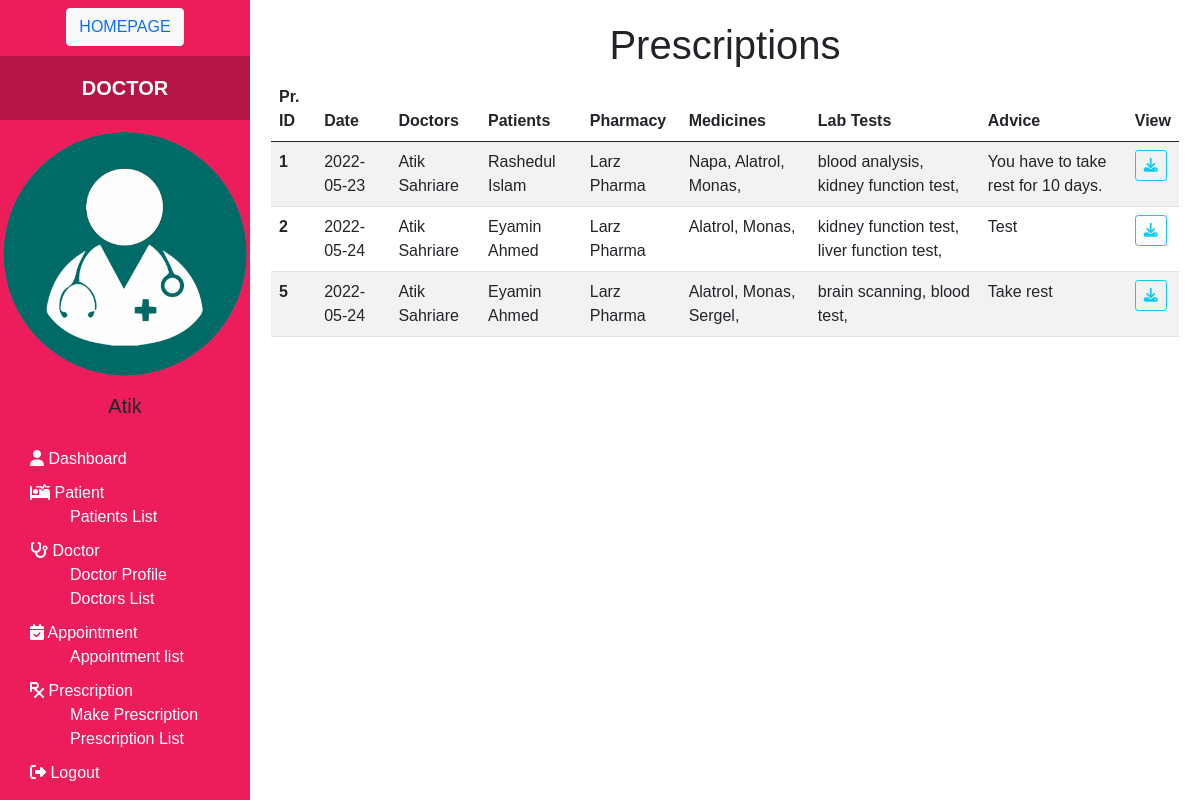
Page /prescription_list.php (signed in) on the committed database.
### tables this page shows
CREATE TABLE `prescription` (
  `prescription_id` int(11) NOT NULL,
  `pres_date` date NOT NULL,
  `patient_id` int(11) NOT NULL,
  `doctor_id` int(11) NOT NULL,
  `pharmacy_name` varchar(255) NOT NULL,
  `medicine_name` varchar(255) NOT NULL,
  `lab_test_name` varchar(255) NOT NULL,
  `advice` text NOT NULL
);

CREATE TABLE `users` (
  `user_id` int(11) NOT NULL,
  `role` enum('patient','doctor','admin') NOT NULL,
  `username` varchar(255) NOT NULL,
  `password` varchar(255) NOT NULL,
  `first_name` varchar(255) NOT NULL,
  `last_name` varchar(255) NOT NULL,
  `phone` varchar(255) NOT NULL,
  `email` varchar(255) NOT NULL
);

### prescription_list.php (the view, shortened to what this page needs)
<?php
include "includes/db_conn.php";
if (isset($_SESSION['username']) && isset($_SESSION['user_id'])) {   ?>
    <!DOCTYPE html>
    <html>
    <head>
        <link href="css/bootstrap.min.css" rel="stylesheet">
        <link rel="stylesheet" href="css/custom.css">
    </head>
    <body>
        <?php include "includes/sidebar.php" ?>
        <div class="main">
            <div class="p-3">
                <?php
                if ($_SESSION['role'] == 'admin') {
                    $sql = "SELECT * FROM prescription JOIN doctors ON (prescription.doctor_id=doctors.doctor_id)";
                    $res = mysqli_query($conn, $sql);
                } elseif ($_SESSION['role'] == 'doctor') {
                    $sql = "SELECT * FROM prescription JOIN doctors ON (prescription.doctor_id=doctors.doctor_id) WHERE doctors.user_id = {$_SESSION['user_id']}";
                    $res = mysqli_query($conn, $sql);
                } else {
                    $sql = "SELECT * FROM prescription JOIN patients ON (prescription.patient_id=patients.user_id) WHERE patients.user_id = {$_SESSION['user_id']}";
                    $res = mysqli_query($conn, $sql);
                }
                if (mysqli_num_rows($res) > 0) { ?>
                    <div id="examples">
                        <h1 class="display-4 fs-1 text-center">Prescriptions</h1>
                        <div class="d-print-table">
                            <table class="table table-striped">
                                <thead>
                                    <tr>
                                        <th scope="col">Pr. ID</th>
                                        <th scope="col">Date</th>
                                        <th scope="col">Doctors</th>
                                        <th scope="col">Patients</th>
                                        <th scope="col">Pharmacy</th>
                                        <th scope="col">Medicines</th>
                                        <th scope="col">Lab Tests</th>
                                        <th scope="col">Advice</th>
                                        <th scope="col">View</th>
                                    </tr>
                                </thead>
                                <tbody>
                                    <?php
                                    while ($rows = mysqli_fetch_assoc($res)) { ?>
                                        <tr>
                                            <th scope="row"><?= $rows['prescription_id'] ?></th>
                                            <td><?= $rows['pres_date'] ?></td>
                                            <?php $sql1 = "SELECT * FROM users WHERE user_id = {$_SESSION['user_id']}";
                                            $res1 = mysqli_query($conn, $sql1);
                                            $row1 = mysqli_fetch_assoc($res1) ?>
                                            <td><?= $row1["first_name"] . " " . $row1["last_name"]; ?></td>
                                            <?php $sql1 = "SELECT * FROM users JOIN prescription WHERE user_id = prescription.patient_id AND prescription.prescription_id = {$rows['prescription_id']}";
                                            $res1 = mysqli_query($conn, $sql1);
                                            $row1 = mysqli_fetch_assoc($res1) ?>
                                            <td><?= $row1["first_name"] . " " . $row1["last_name"]; ?></td>
                                            <td><?= $rows['pharmacy_name'] ?></td>
                                            <td><?= $rows['medicine_name'] ?></td>
                                            <td><?= $rows['lab_test_name'] ?></td>
                                            <td><?= $rows['advice'] ?></td>
                                            <td>
                                                <button class="btn btn-outline-info btn-sm" onclick="printContent('examples')"><i class="fa fa-download"></i></button>
                                            </td>
                                        </tr>
                                    <?php
                                    } ?>
                                </tbody>
                            </table>
                        <?php } ?>
                        </div>
                    </div>
            </div>
    </body>
    </html>
<?php } else {
    header("Location: login.php");
} ?>

### css/custom.css (style rules this page uses)
* { margin: 0; padding: 0; text-decoration: none !important; }
body { font-family: sans-serif; }
.main { margin-left: 250px; padding: 5px; }

### rows in the picture
prescription: prescription_id "1", pres_date "2022-05-23", users.first_name "Atik", users.last_name "Sahriare", users.first_name "Rashedul", users.last_name "Islam", pharmacy_name "Larz Pharma", medicine_name "Napa, Alatrol, Monas,", lab_test_name "blood analysis, kidney function test,", advice "You have to take rest for 10 days."
prescription: prescription_id "2", pres_date "2022-05-24", users.first_name "Atik", users.last_name "Sahriare", users.first_name "Eyamin", users.last_name "Ahmed", pharmacy_name "Larz Pharma", medicine_name "Alatrol, Monas,", lab_test_name "kidney function test, liver function test,", advice "Test"
prescription: prescription_id "5", pres_date "2022-05-24", users.first_name "Atik", users.last_name "Sahriare", users.first_name "Eyamin", users.last_name "Ahmed", pharmacy_name "Larz Pharma", medicine_name "Alatrol, Monas, Sergel,", lab_test_name "brain scanning, blood test,", advice "Take rest"

### other values in the picture
$_SESSION['role'] "DOCTOR"
$_SESSION['first_name'] "Atik"
